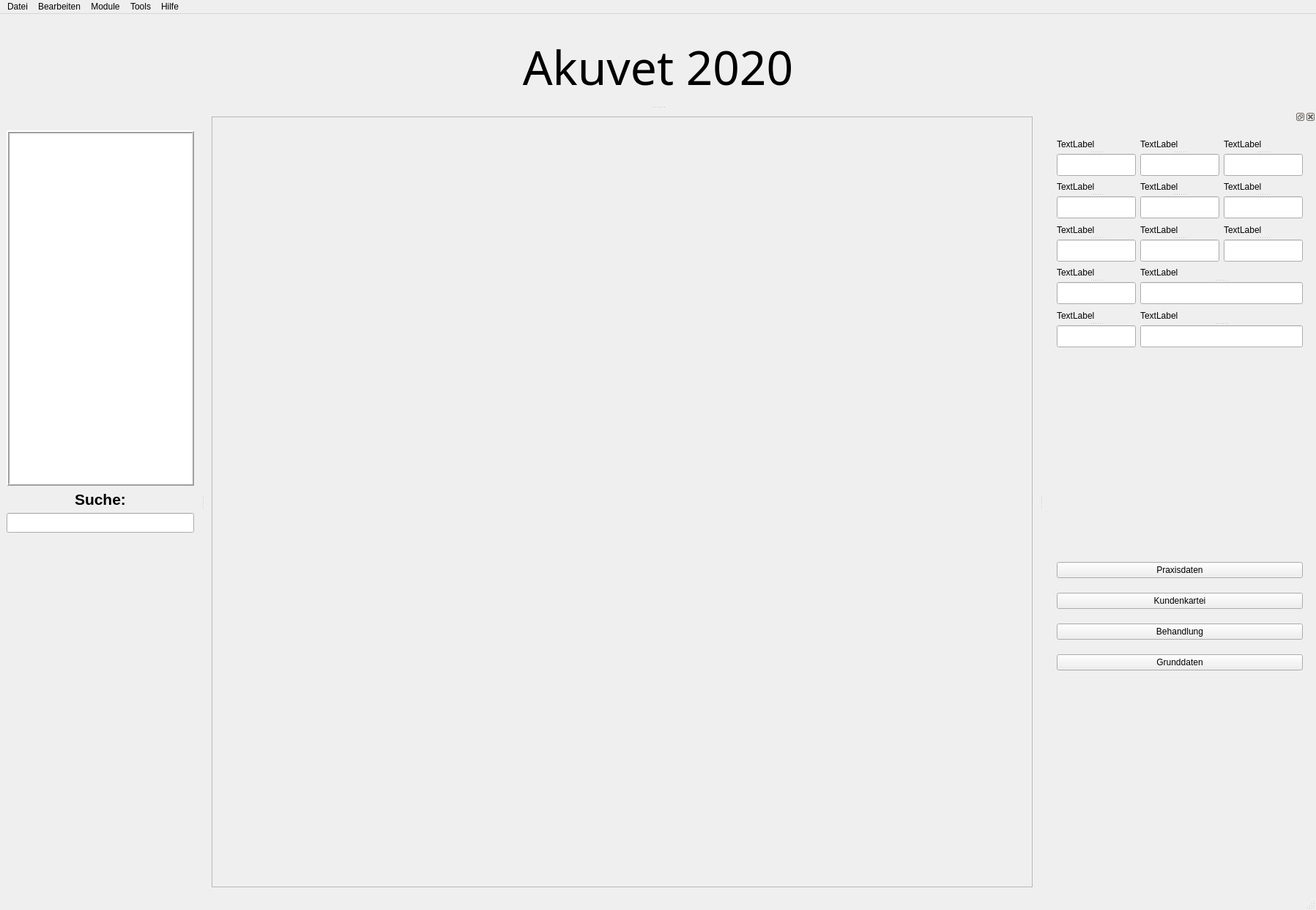
<?xml version="1.0" encoding="UTF-8"?>
<ui version="4.0">
 <class>MainWindow</class>
 <widget class="QMainWindow" name="MainWindow">
  <property name="geometry">
   <rect>
    <x>0</x>
    <y>0</y>
    <width>1797</width>
    <height>1242</height>
   </rect>
  </property>
  <property name="windowTitle">
   <string>MainWindow</string>
  </property>
  <widget class="QWidget" name="centralwidget">
   <layout class="QGridLayout" name="gridLayout">
    <item row="0" column="0">
     <widget class="QFrame" name="frame">
      <property name="frameShape">
       <enum>QFrame::StyledPanel</enum>
      </property>
      <property name="frameShadow">
       <enum>QFrame::Raised</enum>
      </property>
      <layout class="QGridLayout" name="gridLayout_3"/>
     </widget>
    </item>
   </layout>
  </widget>
  <widget class="QMenuBar" name="menubar">
   <property name="geometry">
    <rect>
     <x>0</x>
     <y>0</y>
     <width>1797</width>
     <height>21</height>
    </rect>
   </property>
   <widget class="QMenu" name="menuDatei">
    <property name="title">
     <string>Datei</string>
    </property>
    <addaction name="actionImport"/>
    <addaction name="actionExport"/>
    <addaction name="actionEinstellungen"/>
    <addaction name="separator"/>
    <addaction name="actionBeenden"/>
   </widget>
   <widget class="QMenu" name="menuBearbeiten">
    <property name="title">
     <string>Bearbeiten</string>
    </property>
   </widget>
   <widget class="QMenu" name="menuModule">
    <property name="title">
     <string>Module</string>
    </property>
    <addaction name="actionKunden"/>
    <addaction name="actionTiere"/>
    <addaction name="actionFinanzen"/>
   </widget>
   <widget class="QMenu" name="menuTools">
    <property name="title">
     <string>Tools</string>
    </property>
   </widget>
   <widget class="QMenu" name="menuHilfe">
    <property name="title">
     <string>Hilfe</string>
    </property>
   </widget>
   <addaction name="menuDatei"/>
   <addaction name="menuBearbeiten"/>
   <addaction name="menuModule"/>
   <addaction name="menuTools"/>
   <addaction name="menuHilfe"/>
  </widget>
  <widget class="QStatusBar" name="statusbar"/>
  <widget class="QDockWidget" name="searchDW">
   <property name="minimumSize">
    <size>
     <width>185</width>
     <height>500</height>
    </size>
   </property>
   <property name="features">
    <set>QDockWidget::NoDockWidgetFeatures</set>
   </property>
   <attribute name="dockWidgetArea">
    <number>1</number>
   </attribute>
   <widget class="QWidget" name="dockWidgetContents_2">
    <layout class="QVBoxLayout" name="verticalLayout_2">
     <item>
      <widget class="QTableView" name="tvKundenAuswahl">
       <property name="frameShape">
        <enum>QFrame::Box</enum>
       </property>
       <property name="frameShadow">
        <enum>QFrame::Raised</enum>
       </property>
       <property name="lineWidth">
        <number>2</number>
       </property>
      </widget>
     </item>
     <item>
      <layout class="QHBoxLayout" name="horizontalLayout">
       <item>
        <spacer name="horizontalSpacer_2">
         <property name="orientation">
          <enum>Qt::Horizontal</enum>
         </property>
         <property name="sizeHint" stdset="0">
          <size>
           <width>40</width>
           <height>20</height>
          </size>
         </property>
        </spacer>
       </item>
       <item>
        <widget class="QLabel" name="label">
         <property name="font">
          <font>
           <pointsize>16</pointsize>
           <weight>75</weight>
           <bold>true</bold>
          </font>
         </property>
         <property name="text">
          <string>Suche:</string>
         </property>
        </widget>
       </item>
       <item>
        <spacer name="horizontalSpacer">
         <property name="orientation">
          <enum>Qt::Horizontal</enum>
         </property>
         <property name="sizeHint" stdset="0">
          <size>
           <width>40</width>
           <height>20</height>
          </size>
         </property>
        </spacer>
       </item>
      </layout>
     </item>
     <item>
      <widget class="QLineEdit" name="le_searchfield">
       <property name="font">
        <font>
         <pointsize>12</pointsize>
        </font>
       </property>
      </widget>
     </item>
     <item>
      <spacer name="verticalSpacer_2">
       <property name="orientation">
        <enum>Qt::Vertical</enum>
       </property>
       <property name="sizeHint" stdset="0">
        <size>
         <width>20</width>
         <height>40</height>
        </size>
       </property>
      </spacer>
     </item>
    </layout>
   </widget>
  </widget>
  <widget class="QDockWidget" name="dockWidget">
   <attribute name="dockWidgetArea">
    <number>2</number>
   </attribute>
   <widget class="QWidget" name="dockWidgetContents">
    <layout class="QVBoxLayout" name="verticalLayout_3">
     <item>
      <widget class="QWidget" name="praxisdaten" native="true">
       <layout class="QVBoxLayout" name="verticalLayout_4">
        <item>
         <layout class="QGridLayout" name="gridLayout_2">
          <item row="0" column="1">
           <layout class="QHBoxLayout" name="horizontalLayout_2">
            <item>
             <widget class="QSplitter" name="splitter_2">
              <property name="orientation">
               <enum>Qt::Vertical</enum>
              </property>
              <widget class="QLabel" name="tb_pg1_la1">
               <property name="text">
                <string>TextLabel</string>
               </property>
              </widget>
              <widget class="QLineEdit" name="tb_pg1_le1">
               <property name="minimumSize">
                <size>
                 <width>0</width>
                 <height>20</height>
                </size>
               </property>
               <property name="maximumSize">
                <size>
                 <width>16777215</width>
                 <height>30</height>
                </size>
               </property>
              </widget>
             </widget>
            </item>
            <item>
             <widget class="QSplitter" name="splitter_3">
              <property name="orientation">
               <enum>Qt::Vertical</enum>
              </property>
              <widget class="QLabel" name="tb_pg1_la2">
               <property name="text">
                <string>TextLabel</string>
               </property>
              </widget>
              <widget class="QLineEdit" name="tb_pg1_le2">
               <property name="minimumSize">
                <size>
                 <width>0</width>
                 <height>30</height>
                </size>
               </property>
               <property name="maximumSize">
                <size>
                 <width>16777215</width>
                 <height>30</height>
                </size>
               </property>
              </widget>
             </widget>
            </item>
           </layout>
          </item>
          <item row="0" column="0">
           <widget class="QSplitter" name="splitter">
            <property name="orientation">
             <enum>Qt::Vertical</enum>
            </property>
            <widget class="QLabel" name="tb_pg1_la0">
             <property name="text">
              <string>TextLabel</string>
             </property>
            </widget>
            <widget class="QLineEdit" name="tb_pg1_le0">
             <property name="minimumSize">
              <size>
               <width>0</width>
               <height>30</height>
              </size>
             </property>
             <property name="maximumSize">
              <size>
               <width>16777215</width>
               <height>30</height>
              </size>
             </property>
            </widget>
           </widget>
          </item>
          <item row="2" column="0">
           <widget class="QSplitter" name="splitter_7">
            <property name="orientation">
             <enum>Qt::Vertical</enum>
            </property>
            <widget class="QLabel" name="tb_pg1_la6">
             <property name="text">
              <string>TextLabel</string>
             </property>
            </widget>
            <widget class="QLineEdit" name="tb_pg1_le6">
             <property name="minimumSize">
              <size>
               <width>0</width>
               <height>30</height>
              </size>
             </property>
             <property name="maximumSize">
              <size>
               <width>16777215</width>
               <height>30</height>
              </size>
             </property>
            </widget>
           </widget>
          </item>
          <item row="3" column="0">
           <widget class="QSplitter" name="splitter_10">
            <property name="orientation">
             <enum>Qt::Vertical</enum>
            </property>
            <widget class="QLabel" name="tb_pg1_la9">
             <property name="text">
              <string>TextLabel</string>
             </property>
            </widget>
            <widget class="QLineEdit" name="tb_pg1_le9">
             <property name="minimumSize">
              <size>
               <width>0</width>
               <height>30</height>
              </size>
             </property>
             <property name="maximumSize">
              <size>
               <width>16777215</width>
               <height>30</height>
              </size>
             </property>
            </widget>
           </widget>
          </item>
          <item row="4" column="0">
           <widget class="QSplitter" name="splitter_12">
            <property name="orientation">
             <enum>Qt::Vertical</enum>
            </property>
            <widget class="QLabel" name="tb_pg1_la11">
             <property name="text">
              <string>TextLabel</string>
             </property>
            </widget>
            <widget class="QLineEdit" name="tb_pg1_le11">
             <property name="minimumSize">
              <size>
               <width>0</width>
               <height>30</height>
              </size>
             </property>
             <property name="maximumSize">
              <size>
               <width>16777215</width>
               <height>30</height>
              </size>
             </property>
            </widget>
           </widget>
          </item>
          <item row="1" column="1">
           <layout class="QHBoxLayout" name="horizontalLayout_3">
            <item>
             <widget class="QSplitter" name="splitter_5">
              <property name="orientation">
               <enum>Qt::Vertical</enum>
              </property>
              <widget class="QLabel" name="tb_pg1_la4">
               <property name="text">
                <string>TextLabel</string>
               </property>
              </widget>
              <widget class="QLineEdit" name="tb_pg1_le4">
               <property name="minimumSize">
                <size>
                 <width>0</width>
                 <height>30</height>
                </size>
               </property>
               <property name="maximumSize">
                <size>
                 <width>16777215</width>
                 <height>30</height>
                </size>
               </property>
              </widget>
             </widget>
            </item>
            <item>
             <widget class="QSplitter" name="splitter_6">
              <property name="orientation">
               <enum>Qt::Vertical</enum>
              </property>
              <widget class="QLabel" name="tb_pg1_la5">
               <property name="text">
                <string>TextLabel</string>
               </property>
              </widget>
              <widget class="QLineEdit" name="tb_pg1_le5">
               <property name="minimumSize">
                <size>
                 <width>0</width>
                 <height>30</height>
                </size>
               </property>
               <property name="maximumSize">
                <size>
                 <width>16777215</width>
                 <height>30</height>
                </size>
               </property>
              </widget>
             </widget>
            </item>
           </layout>
          </item>
          <item row="2" column="1">
           <layout class="QHBoxLayout" name="horizontalLayout_4">
            <item>
             <widget class="QSplitter" name="splitter_9">
              <property name="orientation">
               <enum>Qt::Vertical</enum>
              </property>
              <widget class="QLabel" name="tb_pg1_la7">
               <property name="text">
                <string>TextLabel</string>
               </property>
              </widget>
              <widget class="QLineEdit" name="tb_pg1_le7">
               <property name="minimumSize">
                <size>
                 <width>0</width>
                 <height>30</height>
                </size>
               </property>
               <property name="maximumSize">
                <size>
                 <width>16777215</width>
                 <height>30</height>
                </size>
               </property>
              </widget>
             </widget>
            </item>
            <item>
             <widget class="QSplitter" name="splitter_8">
              <property name="orientation">
               <enum>Qt::Vertical</enum>
              </property>
              <widget class="QLabel" name="tb_pg1_la8">
               <property name="text">
                <string>TextLabel</string>
               </property>
              </widget>
              <widget class="QLineEdit" name="tb_pg1_le8">
               <property name="minimumSize">
                <size>
                 <width>0</width>
                 <height>30</height>
                </size>
               </property>
               <property name="maximumSize">
                <size>
                 <width>16777215</width>
                 <height>30</height>
                </size>
               </property>
              </widget>
             </widget>
            </item>
           </layout>
          </item>
          <item row="3" column="1">
           <widget class="QSplitter" name="splitter_11">
            <property name="orientation">
             <enum>Qt::Vertical</enum>
            </property>
            <widget class="QLabel" name="tb_pg1_la10">
             <property name="text">
              <string>TextLabel</string>
             </property>
            </widget>
            <widget class="QLineEdit" name="tb_pg1_le10">
             <property name="minimumSize">
              <size>
               <width>0</width>
               <height>30</height>
              </size>
             </property>
             <property name="maximumSize">
              <size>
               <width>16777215</width>
               <height>30</height>
              </size>
             </property>
            </widget>
           </widget>
          </item>
          <item row="4" column="1">
           <widget class="QSplitter" name="splitter_13">
            <property name="orientation">
             <enum>Qt::Vertical</enum>
            </property>
            <widget class="QLabel" name="tb_pg1_la12">
             <property name="text">
              <string>TextLabel</string>
             </property>
            </widget>
            <widget class="QLineEdit" name="tb_pg1_le12">
             <property name="minimumSize">
              <size>
               <width>0</width>
               <height>30</height>
              </size>
             </property>
             <property name="maximumSize">
              <size>
               <width>16777215</width>
               <height>30</height>
              </size>
             </property>
            </widget>
           </widget>
          </item>
          <item row="1" column="0">
           <widget class="QSplitter" name="splitter_4">
            <property name="orientation">
             <enum>Qt::Vertical</enum>
            </property>
            <widget class="QLabel" name="tb_pg1_la3">
             <property name="text">
              <string>TextLabel</string>
             </property>
            </widget>
            <widget class="QLineEdit" name="tb_pg1_le3">
             <property name="minimumSize">
              <size>
               <width>0</width>
               <height>30</height>
              </size>
             </property>
             <property name="maximumSize">
              <size>
               <width>16777215</width>
               <height>30</height>
              </size>
             </property>
            </widget>
           </widget>
          </item>
         </layout>
        </item>
        <item>
         <spacer name="verticalSpacer_4">
          <property name="orientation">
           <enum>Qt::Vertical</enum>
          </property>
          <property name="sizeHint" stdset="0">
           <size>
            <width>20</width>
            <height>40</height>
           </size>
          </property>
         </spacer>
        </item>
        <item>
         <layout class="QVBoxLayout" name="verticalLayout">
          <property name="spacing">
           <number>20</number>
          </property>
          <item>
           <widget class="QPushButton" name="mainMenuBtn1">
            <property name="text">
             <string>Praxisdaten</string>
            </property>
           </widget>
          </item>
          <item>
           <widget class="QPushButton" name="mainMenuBtn2">
            <property name="text">
             <string>Kundenkartei</string>
            </property>
           </widget>
          </item>
          <item>
           <widget class="QPushButton" name="mainMenuBtn3">
            <property name="text">
             <string>Behandlung</string>
            </property>
           </widget>
          </item>
          <item>
           <widget class="QPushButton" name="mainMenuBtn4">
            <property name="text">
             <string>Grunddaten</string>
            </property>
           </widget>
          </item>
         </layout>
        </item>
        <item>
         <spacer name="verticalSpacer_3">
          <property name="orientation">
           <enum>Qt::Vertical</enum>
          </property>
          <property name="sizeHint" stdset="0">
           <size>
            <width>20</width>
            <height>40</height>
           </size>
          </property>
         </spacer>
        </item>
       </layout>
      </widget>
     </item>
    </layout>
   </widget>
  </widget>
  <widget class="QDockWidget" name="dockWidget_2">
   <property name="floating">
    <bool>false</bool>
   </property>
   <property name="features">
    <set>QDockWidget::NoDockWidgetFeatures</set>
   </property>
   <property name="allowedAreas">
    <set>Qt::TopDockWidgetArea</set>
   </property>
   <attribute name="dockWidgetArea">
    <number>4</number>
   </attribute>
   <widget class="QWidget" name="dockWidgetContents_3">
    <layout class="QHBoxLayout" name="horizontalLayout_5">
     <item>
      <widget class="QLabel" name="label_3">
       <property name="minimumSize">
        <size>
         <width>60</width>
         <height>60</height>
        </size>
       </property>
       <property name="maximumSize">
        <size>
         <width>120</width>
         <height>120</height>
        </size>
       </property>
       <property name="text">
        <string/>
       </property>
       <property name="pixmap">
        <pixmap resource="resources/akuvet.qrc">:/logo/images/praxislogotrans.gif</pixmap>
       </property>
       <property name="scaledContents">
        <bool>true</bool>
       </property>
      </widget>
     </item>
     <item>
      <widget class="QLabel" name="label_2">
       <property name="font">
        <font>
         <family>MS PGothic</family>
         <pointsize>48</pointsize>
        </font>
       </property>
       <property name="text">
        <string>Akuvet 2020</string>
       </property>
       <property name="alignment">
        <set>Qt::AlignCenter</set>
       </property>
      </widget>
     </item>
     <item>
      <widget class="QLabel" name="label_4">
       <property name="minimumSize">
        <size>
         <width>60</width>
         <height>60</height>
        </size>
       </property>
       <property name="maximumSize">
        <size>
         <width>120</width>
         <height>120</height>
        </size>
       </property>
       <property name="text">
        <string/>
       </property>
       <property name="pixmap">
        <pixmap resource="resources/akuvet.qrc">:/logo/images/a_Vetlogo2.gif</pixmap>
       </property>
       <property name="scaledContents">
        <bool>true</bool>
       </property>
      </widget>
     </item>
    </layout>
   </widget>
  </widget>
  <action name="actionImport">
   <property name="text">
    <string>Import</string>
   </property>
  </action>
  <action name="actionExport">
   <property name="text">
    <string>Export</string>
   </property>
  </action>
  <action name="actionEinstellungen">
   <property name="text">
    <string>Einstellungen</string>
   </property>
  </action>
  <action name="actionBeenden">
   <property name="text">
    <string>Beenden</string>
   </property>
  </action>
  <action name="actionKunden">
   <property name="text">
    <string>Kunden</string>
   </property>
  </action>
  <action name="actionTiere">
   <property name="text">
    <string>Tiere</string>
   </property>
  </action>
  <action name="actionFinanzen">
   <property name="text">
    <string>Finanzen</string>
   </property>
  </action>
 </widget>
 <resources>
  <include location="resources/akuvet.qrc"/>
 </resources>
 <connections/>
</ui>
